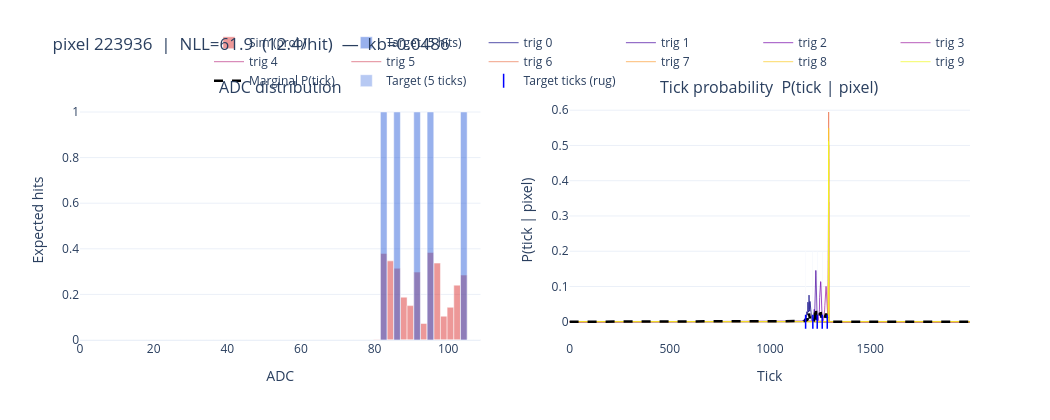
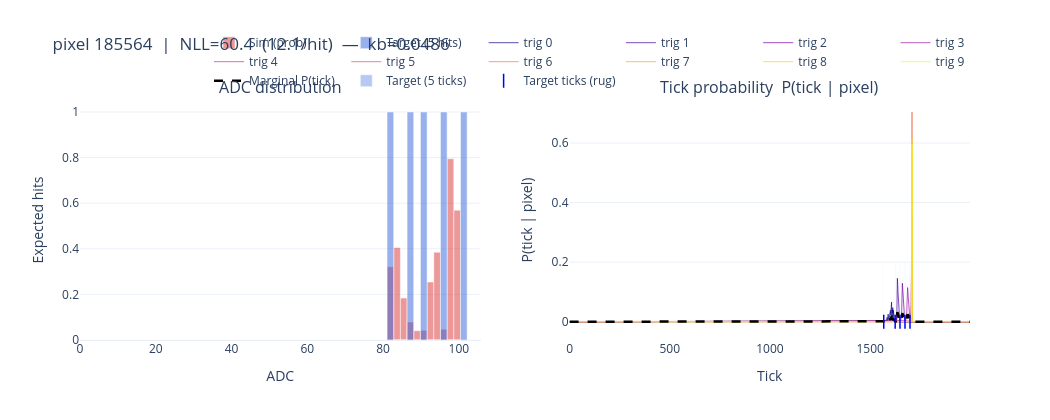
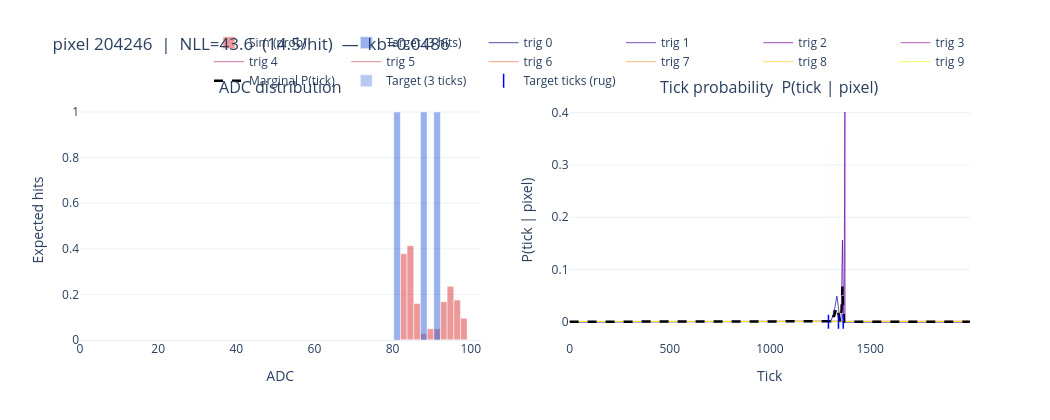
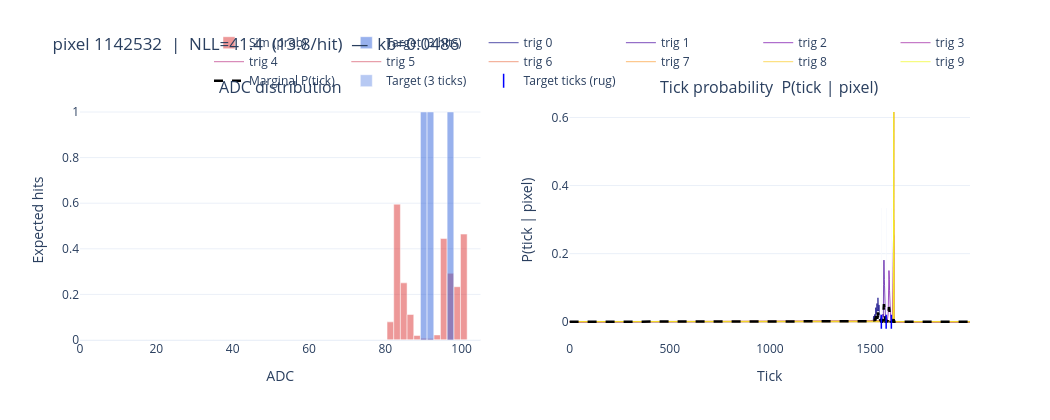

The code cell stored with these charts, in order, in its notebook:
### Code cell
# --- Per-pixel NLL discrepancy at the nominal (target) parameter value ---
# Metric: per-pixel sum of (tick NLL + charge NLL) contributions
# Only matched pixels contribute; unmatched target pixels get the floor penalty.

import plotly.graph_objects as go
from plotly.subplots import make_subplots
import plotly.colors as pc
from optimize.strategies import compute_occurrence_indices

loss_strategy = loss_strategy_new

DISCREPANCY_VAL = nominal_vals[PARAM_TO_SCAN]   # nominal = "target" value
MAX_SHOW_DISC   = 6                              # how many worst pixels to plot

disc_params = nom_params.replace(**{PARAM_TO_SCAN: DISCREPANCY_VAL})
disc_pred   = sim_probabilistic.predict(disc_params, tracks_jax, track_fields, rngkey=42)

prob_3d_d   = jnp.exp(disc_pred['hit_prob'])    # (Npix, Nhits, Nticks)
logp_3d_d   = disc_pred['hit_prob']             # (Npix, Nhits, Nticks) — log P(tick|pixel)
adcs_3d_d   = disc_pred['adcs_distrib']          # (Npix, Nhits, Nticks)
pred_pix_d  = np.array(disc_pred['unique_pixels'])

d_pixels    = np.array(target_data['pixel_id'])
d_ticks     = np.array(target_data['ticks']).astype(int)
d_adcs      = np.array(target_data['adcs'])

log_eps_d   = float(jnp.log(loss_strategy.eps))
sig_ke_d    = loss_strategy.sigma_charge / 1000.0

# Match target hits → predicted pixel index
pidx_d = np.array(jnp.searchsorted(jnp.array(pred_pix_d), jnp.array(d_pixels)))
pidx_d = np.clip(pidx_d, 0, len(pred_pix_d) - 1)
match_d = (pred_pix_d[pidx_d] == d_pixels) & (d_pixels >= 0)
trig_d  = np.array(compute_occurrence_indices(jnp.array(d_pixels)))

# Per-hit tick NLL (floored)
raw_tick_logp = np.array(logp_3d_d)[pidx_d, trig_d, d_ticks]
tick_logp_d   = np.maximum(raw_tick_logp, log_eps_d)
tick_nll_d    = -tick_logp_d

# Per-hit charge NLL
t_chg_d = np.array(adc2charge(jnp.array(d_adcs), disc_params))
p_chg_d = np.array(adc2charge(adcs_3d_d[pidx_d, trig_d, d_ticks], disc_params))
chg_nll_d = 0.5 * ((t_chg_d - p_chg_d) / sig_ke_d) ** 2

# Combined NLL per hit
total_nll_per_hit = np.where(match_d, tick_nll_d + chg_nll_d, -log_eps_d)

# Aggregate per unique target pixel
unique_tgt_pixels = np.unique(d_pixels[d_pixels >= 0])
pix_nll   = {}
pix_nhits = {}
for px in unique_tgt_pixels:
    mask_px = d_pixels == px
    pix_nll[px]   = float(np.sum(total_nll_per_hit[mask_px]))
    pix_nhits[px] = int(np.sum(mask_px))

sorted_pix   = sorted(pix_nll, key=pix_nll.get, reverse=True)
worst_pixels = sorted_pix[:MAX_SHOW_DISC]

print(f"Per-pixel NLL discrepancy at nominal {PARAM_TO_SCAN}={DISCREPANCY_VAL:.4f}")
print(f"{'pixel_id':>12}  {'nll_sum':>10}  {'n_hits':>8}  {'nll/hit':>10}")
for px in worst_pixels:
    nh = pix_nhits[px]
    print(f"{px:>12}  {pix_nll[px]:>10.2f}  {nh:>8}  {pix_nll[px]/max(nh,1):>10.2f}")

# ── Plotly interactive figures ────────────────────────────────────────────────────
Npix_d, Nhits_d, Nticks_d = prob_3d_d.shape
tick_axis = np.arange(Nticks_d)

# Colour scale for per-trigger curves
trig_colors = pc.sample_colorscale('plasma', [i / max(Nhits_d - 1, 1) for i in range(Nhits_d)])

for pixel_id in worst_pixels:
    pix_pred_idx = np.searchsorted(pred_pix_d, pixel_id)
    has_pred = (pix_pred_idx < len(pred_pix_d)) and (pred_pix_d[pix_pred_idx] == pixel_id)

    tgt_mask     = d_pixels == pixel_id
    tgt_adcs_px  = d_adcs[tgt_mask]
    tgt_ticks_px = d_ticks[tgt_mask]

    nll_ph  = pix_nll[pixel_id] / max(pix_nhits[pixel_id], 1)
    fig_title = (f"pixel {pixel_id}  |  NLL={pix_nll[pixel_id]:.1f}  ({nll_ph:.1f}/hit)"
                 f"  —  {PARAM_TO_SCAN}={DISCREPANCY_VAL:.4f}")

    fig = make_subplots(
        rows=1, cols=2,
        subplot_titles=("ADC distribution", "Tick probability  P(tick | pixel)"),
        horizontal_spacing=0.1
    )

    # ── Left: ADC ─────────────────────────────────────────────────────────────
    if has_pred:
        p_pix  = np.array(prob_3d_d[pix_pred_idx])
        lp_pix = np.array(logp_3d_d[pix_pred_idx])
        a_pix  = np.array(adcs_3d_d[pix_pred_idx])
        p_flat = p_pix.flatten()
        a_flat = a_pix.flatten()
        adc_max = max(a_flat.max(), tgt_adcs_px.max() if len(tgt_adcs_px) > 0 else 1)
        adc_bins = np.linspace(0, adc_max * 1.05, 61)
        sim_counts, _ = np.histogram(a_flat, bins=adc_bins, weights=p_flat)
        fig.add_trace(go.Bar(
            x=0.5 * (adc_bins[:-1] + adc_bins[1:]), y=sim_counts,
            name='Sim (prob)', marker_color='rgba(220,50,50,0.5)',
            width=adc_bins[1] - adc_bins[0], showlegend=True
        ), row=1, col=1)
    else:
        adc_bins = np.linspace(0, tgt_adcs_px.max() * 1.05 if len(tgt_adcs_px) > 0 else 120, 61)
        fig.add_annotation(text="Pixel not in predicted set", xref="x domain", yref="y domain",
                           x=0.5, y=0.6, showarrow=False, row=1, col=1)

    if len(tgt_adcs_px) > 0:
        tgt_counts, _ = np.histogram(tgt_adcs_px, bins=adc_bins)
        fig.add_trace(go.Bar(
            x=0.5 * (adc_bins[:-1] + adc_bins[1:]), y=tgt_counts,
            name=f'Target ({len(tgt_adcs_px)} hits)', marker_color='rgba(50,100,220,0.5)',
            width=adc_bins[1] - adc_bins[0], showlegend=True
        ), row=1, col=1)

    # ── Right: Tick probability ────────────────────────────────────────────────
    if has_pred:
        tick_probs_raw = np.exp(lp_pix)                          # (Nhits, Nticks)
        norm_factor    = tick_probs_raw.sum(axis=1, keepdims=True)
        norm_factor    = np.where(norm_factor > 0, norm_factor, 1.0)
        tick_probs_norm = tick_probs_raw / norm_factor

        for nhit_i in range(Nhits_d):
            if tick_probs_norm[nhit_i].max() < 1e-4:
                continue
            fig.add_trace(go.Scatter(
                x=tick_axis, y=tick_probs_norm[nhit_i],
                mode='lines', name=f'trig {nhit_i}',
                line=dict(color=trig_colors[nhit_i], width=1),
                opacity=0.7, showlegend=True
            ), row=1, col=2)

        # Marginal
        weights = p_pix.sum(axis=1)
        if weights.sum() > 0:
            marginal = (tick_probs_norm * weights[:, None]).sum(axis=0) / weights.sum()
            fig.add_trace(go.Scatter(
                x=tick_axis, y=marginal,
                mode='lines', name='Marginal P(tick)',
                line=dict(color='black', width=2.5, dash='dash'),
                showlegend=True
            ), row=1, col=2)

    if len(tgt_ticks_px) > 0:
        tick_bins = np.arange(Nticks_d + 1) - 0.5
        tgt_tcounts, _ = np.histogram(tgt_ticks_px, bins=tick_bins, density=True)
        fig.add_trace(go.Bar(
            x=tick_axis, y=tgt_tcounts,
            name=f'Target ({len(tgt_ticks_px)} ticks)',
            marker_color='rgba(50,100,220,0.35)',
            width=1.0, showlegend=True
        ), row=1, col=2)
        # Rug
        fig.add_trace(go.Scatter(
            x=tgt_ticks_px, y=np.zeros(len(tgt_ticks_px)),
            mode='markers', name='Target ticks (rug)',
            marker=dict(symbol='line-ns', size=10, color='blue',
                        line=dict(width=1.5, color='blue')),
            showlegend=True
        ), row=1, col=2)

    fig.update_layout(
        title=fig_title, barmode='overlay',
        height=420, width=1050,
        legend=dict(orientation='h', yanchor='bottom', y=1.02, xanchor='right', x=1),
        template='plotly_white'
    )
    fig.update_xaxes(title_text='ADC', row=1, col=1)
    fig.update_xaxes(title_text='Tick', row=1, col=2)
    fig.update_yaxes(title_text='Expected hits', row=1, col=1)
    fig.update_yaxes(title_text='P(tick | pixel)', row=1, col=2)
    fig.show()

### Figure 1 — Plotly figure (JSON) as saved in the notebook; plotly's stock layout.template omitted (floating-point values rounded to 4 significant figures; data arrays with more than 128 entries replaced by an {"elided": "..."} marker saying what was removed)
{"data": [{"marker": {"color": "rgba(220,50,50,0.5)"}, "name": "Sim (prob)", "showlegend": true, "type": "bar", "width": 1.813, "x": [0.9065, 2.719, 4.532, 6.345, 8.158, 9.971, 11.78, 13.6, 15.41, 17.22, 19.04, 20.85, 22.66, 24.48, 26.29, 28.1, 29.91, 31.73, 33.54, 35.35, 37.17, 38.98, 40.79, 42.6, 44.42, 46.23, 48.04, 49.86, 51.67, 53.48, 55.3, 57.11, 58.92, 60.73, 62.55, 64.36, 66.17, 67.99, 69.8, 71.61, 73.43, 75.24, 77.05, 78.86, 80.68, 82.49, 84.3, 86.12, 87.93, 89.74, 91.55, 93.37, 95.18, 96.99, 98.81, 100.6, 102.4, 104.2, 106.1, 107.9], "xaxis": "x", "y": [0.0, 0.0, 0.0, 0.0, 0.0, 0.0, 0.0, 0.0, 0.0, 0.0, 0.0, 0.0, 0.0, 0.0, 0.0, 0.0, 0.0, 0.0, 0.0, 0.0, 0.0, 0.0, 0.0, 0.0, 0.0, 0.0, 0.0, 0.0, 0.0, 0.0, 0.0, 0.0, 0.0, 0.0, 0.0, 0.0, 0.0, 0.0, 0.0, 0.0, 0.0, 0.0, 0.0, 2.531e-07, 0.001706, 0.3795, 0.347, 0.3146, 0.1879, 0.1508, 0.2978, 0.0726, 0.3839, 0.3373, 0.1044, 0.1433, 0.2406, 0.2846, 0.0, 0.0], "yaxis": "y"}, {"marker": {"color": "rgba(50,100,220,0.5)"}, "name": "Target (5 hits)", "showlegend": true, "type": "bar", "width": 1.813, "x": [0.9065, 2.719, 4.532, 6.345, 8.158, 9.971, 11.78, 13.6, 15.41, 17.22, 19.04, 20.85, 22.66, 24.48, 26.29, 28.1, 29.91, 31.73, 33.54, 35.35, 37.17, 38.98, 40.79, 42.6, 44.42, 46.23, 48.04, 49.86, 51.67, 53.48, 55.3, 57.11, 58.92, 60.73, 62.55, 64.36, 66.17, 67.99, 69.8, 71.61, 73.43, 75.24, 77.05, 78.86, 80.68, 82.49, 84.3, 86.12, 87.93, 89.74, 91.55, 93.37, 95.18, 96.99, 98.81, 100.6, 102.4, 104.2, 106.1, 107.9], "xaxis": "x", "y": [0, 0, 0, 0, 0, 0, 0, 0, 0, 0, 0, 0, 0, 0, 0, 0, 0, 0, 0, 0, 0, 0, 0, 0, 0, 0, 0, 0, 0, 0, 0, 0, 0, 0, 0, 0, 0, 0, 0, 0, 0, 0, 0, 0, 0, 1, 0, 1, 0, 0, 1, 0, 1, 0, 0, 0, 0, 1, 0, 0], "yaxis": "y"}, {"line": {"color": "rgb(13, 8, 135)", "width": 1}, "mode": "lines", "name": "trig 0", "opacity": 0.7, "showlegend": true, "type": "scatter", "x": {"elided": "1999 int values"}, "xaxis": "x2", "y": {"elided": "1999 float values"}, "yaxis": "y2"}, {"line": {"color": "rgb(70, 3, 159)", "width": 1}, "mode": "lines", "name": "trig 1", "opacity": 0.7, "showlegend": true, "type": "scatter", "x": {"elided": "1999 int values"}, "xaxis": "x2", "y": {"elided": "1999 float values"}, "yaxis": "y2"}, {"line": {"color": "rgb(114, 1, 168)", "width": 1}, "mode": "lines", "name": "trig 2", "opacity": 0.7, "showlegend": true, "type": "scatter", "x": {"elided": "1999 int values"}, "xaxis": "x2", "y": {"elided": "1999 float values"}, "yaxis": "y2"}, {"line": {"color": "rgb(156, 23, 158)", "width": 1}, "mode": "lines", "name": "trig 3", "opacity": 0.7, "showlegend": true, "type": "scatter", "x": {"elided": "1999 int values"}, "xaxis": "x2", "y": {"elided": "1999 float values"}, "yaxis": "y2"}, {"line": {"color": "rgb(189, 55, 134)", "width": 1}, "mode": "lines", "name": "trig 4", "opacity": 0.7, "showlegend": true, "type": "scatter", "x": {"elided": "1999 int values"}, "xaxis": "x2", "y": {"elided": "1999 float values"}, "yaxis": "y2"}, {"line": {"color": "rgb(216, 87, 107)", "width": 1}, "mode": "lines", "name": "trig 5", "opacity": 0.7, "showlegend": true, "type": "scatter", "x": {"elided": "1999 int values"}, "xaxis": "x2", "y": {"elided": "1999 float values"}, "yaxis": "y2"}, {"line": {"color": "rgb(237, 121, 83)", "width": 1}, "mode": "lines", "name": "trig 6", "opacity": 0.7, "showlegend": true, "type": "scatter", "x": {"elided": "1999 int values"}, "xaxis": "x2", "y": {"elided": "1999 float values"}, "yaxis": "y2"}, {"line": {"color": "rgb(251, 159, 58)", "width": 1}, "mode": "lines", "name": "trig 7", "opacity": 0.7, "showlegend": true, "type": "scatter", "x": {"elided": "1999 int values"}, "xaxis": "x2", "y": {"elided": "1999 float values"}, "yaxis": "y2"}, {"line": {"color": "rgb(253, 202, 38)", "width": 1}, "mode": "lines", "name": "trig 8", "opacity": 0.7, "showlegend": true, "type": "scatter", "x": {"elided": "1999 int values"}, "xaxis": "x2", "y": {"elided": "1999 float values"}, "yaxis": "y2"}, {"line": {"color": "rgb(240, 249, 33)", "width": 1}, "mode": "lines", "name": "trig 9", "opacity": 0.7, "showlegend": true, "type": "scatter", "x": {"elided": "1999 int values"}, "xaxis": "x2", "y": {"elided": "1999 float values"}, "yaxis": "y2"}, {"line": {"color": "black", "dash": "dash", "width": 2.5}, "mode": "lines", "name": "Marginal P(tick)", "showlegend": true, "type": "scatter", "x": {"elided": "1999 int values"}, "xaxis": "x2", "y": {"elided": "1999 float values"}, "yaxis": "y2"}, {"marker": {"color": "rgba(50,100,220,0.35)"}, "name": "Target (5 ticks)", "showlegend": true, "type": "bar", "width": 1, "x": {"elided": "1999 int values"}, "xaxis": "x2", "y": {"elided": "1999 float values"}, "yaxis": "y2"}, {"marker": {"color": "blue", "line": {"color": "blue", "width": 1.5}, "size": 10, "symbol": "line-ns"}, "mode": "markers", "name": "Target ticks (rug)", "showlegend": true, "type": "scatter", "x": [1178, 1214, 1236, 1261, 1286], "xaxis": "x2", "y": [0.0, 0.0, 0.0, 0.0, 0.0], "yaxis": "y2"}], "layout": {"annotations": [{"font": {"size": 16}, "showarrow": false, "text": "ADC distribution", "x": 0.225, "xanchor": "center", "xref": "paper", "y": 1, "yanchor": "bottom", "yref": "paper"}, {"font": {"size": 16}, "showarrow": false, "text": "Tick probability  P(tick | pixel)", "x": 0.775, "xanchor": "center", "xref": "paper", "y": 1, "yanchor": "bottom", "yref": "paper"}], "barmode": "overlay", "height": 420, "legend": {"orientation": "h", "x": 1, "xanchor": "right", "y": 1.02, "yanchor": "bottom"}, "title": {"text": "pixel 223936  |  NLL=61.9  (12.4/hit)  —  kb=0.0486"}, "width": 1050, "xaxis": {"anchor": "y", "domain": [0, 0.45], "title": {"text": "ADC"}}, "xaxis2": {"anchor": "y2", "domain": [0.55, 1], "title": {"text": "Tick"}}, "yaxis": {"anchor": "x", "domain": [0, 1], "title": {"text": "Expected hits"}}, "yaxis2": {"anchor": "x2", "domain": [0, 1], "title": {"text": "P(tick | pixel)"}}}}

### Figure 2 — Plotly figure (JSON) as saved in the notebook; plotly's stock layout.template omitted (floating-point values rounded to 4 significant figures; data arrays with more than 128 entries replaced by an {"elided": "..."} marker saying what was removed)
{"data": [{"marker": {"color": "rgba(220,50,50,0.5)"}, "name": "Sim (prob)", "showlegend": true, "type": "bar", "width": 1.762, "x": [0.881, 2.643, 4.405, 6.167, 7.929, 9.691, 11.45, 13.21, 14.98, 16.74, 18.5, 20.26, 22.02, 23.79, 25.55, 27.31, 29.07, 30.83, 32.6, 34.36, 36.12, 37.88, 39.64, 41.41, 43.17, 44.93, 46.69, 48.45, 50.22, 51.98, 53.74, 55.5, 57.26, 59.03, 60.79, 62.55, 64.31, 66.07, 67.84, 69.6, 71.36, 73.12, 74.88, 76.65, 78.41, 80.17, 81.93, 83.69, 85.46, 87.22, 88.98, 90.74, 92.5, 94.26, 96.03, 97.79, 99.55, 101.3, 103.1, 104.8], "xaxis": "x", "y": [0.0, 0.0, 0.0, 0.0, 0.0, 0.0, 0.0, 0.0, 0.0, 0.0, 0.0, 0.0, 0.0, 0.0, 0.0, 0.0, 0.0, 0.0, 0.0, 0.0, 0.0, 0.0, 0.0, 0.0, 0.0, 0.0, 0.0, 0.0, 0.0, 0.0, 0.0, 0.0, 0.0, 0.0, 0.0, 0.0, 0.0, 0.0, 0.0, 0.0, 0.0, 0.0, 0.0, 0.0, 0.0, 0.0003312, 0.3215, 0.4058, 0.1839, 0.07842, 0.04095, 0.04237, 0.2542, 0.3851, 0.04708, 0.7952, 0.5695, 0.0, 0.0, 0.0], "yaxis": "y"}, {"marker": {"color": "rgba(50,100,220,0.5)"}, "name": "Target (5 hits)", "showlegend": true, "type": "bar", "width": 1.762, "x": [0.881, 2.643, 4.405, 6.167, 7.929, 9.691, 11.45, 13.21, 14.98, 16.74, 18.5, 20.26, 22.02, 23.79, 25.55, 27.31, 29.07, 30.83, 32.6, 34.36, 36.12, 37.88, 39.64, 41.41, 43.17, 44.93, 46.69, 48.45, 50.22, 51.98, 53.74, 55.5, 57.26, 59.03, 60.79, 62.55, 64.31, 66.07, 67.84, 69.6, 71.36, 73.12, 74.88, 76.65, 78.41, 80.17, 81.93, 83.69, 85.46, 87.22, 88.98, 90.74, 92.5, 94.26, 96.03, 97.79, 99.55, 101.3, 103.1, 104.8], "xaxis": "x", "y": [0, 0, 0, 0, 0, 0, 0, 0, 0, 0, 0, 0, 0, 0, 0, 0, 0, 0, 0, 0, 0, 0, 0, 0, 0, 0, 0, 0, 0, 0, 0, 0, 0, 0, 0, 0, 0, 0, 0, 0, 0, 0, 0, 0, 0, 0, 1, 0, 0, 1, 0, 1, 0, 0, 1, 0, 0, 1, 0, 0], "yaxis": "y"}, {"line": {"color": "rgb(13, 8, 135)", "width": 1}, "mode": "lines", "name": "trig 0", "opacity": 0.7, "showlegend": true, "type": "scatter", "x": {"elided": "1999 int values"}, "xaxis": "x2", "y": {"elided": "1999 float values"}, "yaxis": "y2"}, {"line": {"color": "rgb(70, 3, 159)", "width": 1}, "mode": "lines", "name": "trig 1", "opacity": 0.7, "showlegend": true, "type": "scatter", "x": {"elided": "1999 int values"}, "xaxis": "x2", "y": {"elided": "1999 float values"}, "yaxis": "y2"}, {"line": {"color": "rgb(114, 1, 168)", "width": 1}, "mode": "lines", "name": "trig 2", "opacity": 0.7, "showlegend": true, "type": "scatter", "x": {"elided": "1999 int values"}, "xaxis": "x2", "y": {"elided": "1999 float values"}, "yaxis": "y2"}, {"line": {"color": "rgb(156, 23, 158)", "width": 1}, "mode": "lines", "name": "trig 3", "opacity": 0.7, "showlegend": true, "type": "scatter", "x": {"elided": "1999 int values"}, "xaxis": "x2", "y": {"elided": "1999 float values"}, "yaxis": "y2"}, {"line": {"color": "rgb(189, 55, 134)", "width": 1}, "mode": "lines", "name": "trig 4", "opacity": 0.7, "showlegend": true, "type": "scatter", "x": {"elided": "1999 int values"}, "xaxis": "x2", "y": {"elided": "1999 float values"}, "yaxis": "y2"}, {"line": {"color": "rgb(216, 87, 107)", "width": 1}, "mode": "lines", "name": "trig 5", "opacity": 0.7, "showlegend": true, "type": "scatter", "x": {"elided": "1999 int values"}, "xaxis": "x2", "y": {"elided": "1999 float values"}, "yaxis": "y2"}, {"line": {"color": "rgb(237, 121, 83)", "width": 1}, "mode": "lines", "name": "trig 6", "opacity": 0.7, "showlegend": true, "type": "scatter", "x": {"elided": "1999 int values"}, "xaxis": "x2", "y": {"elided": "1999 float values"}, "yaxis": "y2"}, {"line": {"color": "rgb(251, 159, 58)", "width": 1}, "mode": "lines", "name": "trig 7", "opacity": 0.7, "showlegend": true, "type": "scatter", "x": {"elided": "1999 int values"}, "xaxis": "x2", "y": {"elided": "1999 float values"}, "yaxis": "y2"}, {"line": {"color": "rgb(253, 202, 38)", "width": 1}, "mode": "lines", "name": "trig 8", "opacity": 0.7, "showlegend": true, "type": "scatter", "x": {"elided": "1999 int values"}, "xaxis": "x2", "y": {"elided": "1999 float values"}, "yaxis": "y2"}, {"line": {"color": "rgb(240, 249, 33)", "width": 1}, "mode": "lines", "name": "trig 9", "opacity": 0.7, "showlegend": true, "type": "scatter", "x": {"elided": "1999 int values"}, "xaxis": "x2", "y": {"elided": "1999 float values"}, "yaxis": "y2"}, {"line": {"color": "black", "dash": "dash", "width": 2.5}, "mode": "lines", "name": "Marginal P(tick)", "showlegend": true, "type": "scatter", "x": {"elided": "1999 int values"}, "xaxis": "x2", "y": {"elided": "1999 float values"}, "yaxis": "y2"}, {"marker": {"color": "rgba(50,100,220,0.35)"}, "name": "Target (5 ticks)", "showlegend": true, "type": "bar", "width": 1, "x": {"elided": "1999 int values"}, "xaxis": "x2", "y": {"elided": "1999 float values"}, "yaxis": "y2"}, {"marker": {"color": "blue", "line": {"color": "blue", "width": 1.5}, "size": 10, "symbol": "line-ns"}, "mode": "markers", "name": "Target ticks (rug)", "showlegend": true, "type": "scatter", "x": [1568, 1625, 1649, 1674, 1699], "xaxis": "x2", "y": [0.0, 0.0, 0.0, 0.0, 0.0], "yaxis": "y2"}], "layout": {"annotations": [{"font": {"size": 16}, "showarrow": false, "text": "ADC distribution", "x": 0.225, "xanchor": "center", "xref": "paper", "y": 1, "yanchor": "bottom", "yref": "paper"}, {"font": {"size": 16}, "showarrow": false, "text": "Tick probability  P(tick | pixel)", "x": 0.775, "xanchor": "center", "xref": "paper", "y": 1, "yanchor": "bottom", "yref": "paper"}], "barmode": "overlay", "height": 420, "legend": {"orientation": "h", "x": 1, "xanchor": "right", "y": 1.02, "yanchor": "bottom"}, "title": {"text": "pixel 185564  |  NLL=60.4  (12.1/hit)  —  kb=0.0486"}, "width": 1050, "xaxis": {"anchor": "y", "domain": [0, 0.45], "title": {"text": "ADC"}}, "xaxis2": {"anchor": "y2", "domain": [0.55, 1], "title": {"text": "Tick"}}, "yaxis": {"anchor": "x", "domain": [0, 1], "title": {"text": "Expected hits"}}, "yaxis2": {"anchor": "x2", "domain": [0, 1], "title": {"text": "P(tick | pixel)"}}}}

### Figure 3 — Plotly figure (JSON) as saved in the notebook; plotly's stock layout.template omitted (floating-point values rounded to 4 significant figures; data arrays with more than 128 entries replaced by an {"elided": "..."} marker saying what was removed)
{"data": [{"marker": {"color": "rgba(220,50,50,0.5)"}, "name": "Sim (prob)", "showlegend": true, "type": "bar", "width": 1.708, "x": [0.8541, 2.562, 4.27, 5.978, 7.687, 9.395, 11.1, 12.81, 14.52, 16.23, 17.94, 19.64, 21.35, 23.06, 24.77, 26.48, 28.18, 29.89, 31.6, 33.31, 35.02, 36.72, 38.43, 40.14, 41.85, 43.56, 45.27, 46.97, 48.68, 50.39, 52.1, 53.81, 55.51, 57.22, 58.93, 60.64, 62.35, 64.05, 65.76, 67.47, 69.18, 70.89, 72.6, 74.3, 76.01, 77.72, 79.43, 81.14, 82.84, 84.55, 86.26, 87.97, 89.68, 91.38, 93.09, 94.8, 96.51, 98.22, 99.93, 101.6], "xaxis": "x", "y": [0.0, 0.0, 0.0, 0.0, 0.0, 0.0, 0.0, 0.0, 0.0, 0.0, 0.0, 0.0, 0.0, 0.0, 0.0, 0.0, 0.0, 0.0, 0.0, 0.0, 0.0, 0.0, 0.0, 0.0, 0.0, 0.0, 0.0, 0.0, 0.0, 0.0, 0.0, 0.0, 0.0, 0.0, 0.0, 0.0, 0.0, 0.0, 0.0, 0.0, 0.0, 0.0, 0.0, 0.0, 0.0, 0.0, 8.845e-08, 0.002967, 0.3781, 0.4135, 0.1606, 0.02805, 0.04984, 0.04889, 0.1682, 0.2355, 0.1751, 0.09561, 0.0, 0.0], "yaxis": "y"}, {"marker": {"color": "rgba(50,100,220,0.5)"}, "name": "Target (3 hits)", "showlegend": true, "type": "bar", "width": 1.708, "x": [0.8541, 2.562, 4.27, 5.978, 7.687, 9.395, 11.1, 12.81, 14.52, 16.23, 17.94, 19.64, 21.35, 23.06, 24.77, 26.48, 28.18, 29.89, 31.6, 33.31, 35.02, 36.72, 38.43, 40.14, 41.85, 43.56, 45.27, 46.97, 48.68, 50.39, 52.1, 53.81, 55.51, 57.22, 58.93, 60.64, 62.35, 64.05, 65.76, 67.47, 69.18, 70.89, 72.6, 74.3, 76.01, 77.72, 79.43, 81.14, 82.84, 84.55, 86.26, 87.97, 89.68, 91.38, 93.09, 94.8, 96.51, 98.22, 99.93, 101.6], "xaxis": "x", "y": [0, 0, 0, 0, 0, 0, 0, 0, 0, 0, 0, 0, 0, 0, 0, 0, 0, 0, 0, 0, 0, 0, 0, 0, 0, 0, 0, 0, 0, 0, 0, 0, 0, 0, 0, 0, 0, 0, 0, 0, 0, 0, 0, 0, 0, 0, 0, 1, 0, 0, 0, 1, 0, 1, 0, 0, 0, 0, 0, 0], "yaxis": "y"}, {"line": {"color": "rgb(13, 8, 135)", "width": 1}, "mode": "lines", "name": "trig 0", "opacity": 0.7, "showlegend": true, "type": "scatter", "x": {"elided": "1999 int values"}, "xaxis": "x2", "y": {"elided": "1999 float values"}, "yaxis": "y2"}, {"line": {"color": "rgb(70, 3, 159)", "width": 1}, "mode": "lines", "name": "trig 1", "opacity": 0.7, "showlegend": true, "type": "scatter", "x": {"elided": "1999 int values"}, "xaxis": "x2", "y": {"elided": "1999 float values"}, "yaxis": "y2"}, {"line": {"color": "rgb(114, 1, 168)", "width": 1}, "mode": "lines", "name": "trig 2", "opacity": 0.7, "showlegend": true, "type": "scatter", "x": {"elided": "1999 int values"}, "xaxis": "x2", "y": {"elided": "1999 float values"}, "yaxis": "y2"}, {"line": {"color": "rgb(156, 23, 158)", "width": 1}, "mode": "lines", "name": "trig 3", "opacity": 0.7, "showlegend": true, "type": "scatter", "x": {"elided": "1999 int values"}, "xaxis": "x2", "y": {"elided": "1999 float values"}, "yaxis": "y2"}, {"line": {"color": "rgb(189, 55, 134)", "width": 1}, "mode": "lines", "name": "trig 4", "opacity": 0.7, "showlegend": true, "type": "scatter", "x": {"elided": "1999 int values"}, "xaxis": "x2", "y": {"elided": "1999 float values"}, "yaxis": "y2"}, {"line": {"color": "rgb(216, 87, 107)", "width": 1}, "mode": "lines", "name": "trig 5", "opacity": 0.7, "showlegend": true, "type": "scatter", "x": {"elided": "1999 int values"}, "xaxis": "x2", "y": {"elided": "1999 float values"}, "yaxis": "y2"}, {"line": {"color": "rgb(237, 121, 83)", "width": 1}, "mode": "lines", "name": "trig 6", "opacity": 0.7, "showlegend": true, "type": "scatter", "x": {"elided": "1999 int values"}, "xaxis": "x2", "y": {"elided": "1999 float values"}, "yaxis": "y2"}, {"line": {"color": "rgb(251, 159, 58)", "width": 1}, "mode": "lines", "name": "trig 7", "opacity": 0.7, "showlegend": true, "type": "scatter", "x": {"elided": "1999 int values"}, "xaxis": "x2", "y": {"elided": "1999 float values"}, "yaxis": "y2"}, {"line": {"color": "rgb(253, 202, 38)", "width": 1}, "mode": "lines", "name": "trig 8", "opacity": 0.7, "showlegend": true, "type": "scatter", "x": {"elided": "1999 int values"}, "xaxis": "x2", "y": {"elided": "1999 float values"}, "yaxis": "y2"}, {"line": {"color": "rgb(240, 249, 33)", "width": 1}, "mode": "lines", "name": "trig 9", "opacity": 0.7, "showlegend": true, "type": "scatter", "x": {"elided": "1999 int values"}, "xaxis": "x2", "y": {"elided": "1999 float values"}, "yaxis": "y2"}, {"line": {"color": "black", "dash": "dash", "width": 2.5}, "mode": "lines", "name": "Marginal P(tick)", "showlegend": true, "type": "scatter", "x": {"elided": "1999 int values"}, "xaxis": "x2", "y": {"elided": "1999 float values"}, "yaxis": "y2"}, {"marker": {"color": "rgba(50,100,220,0.35)"}, "name": "Target (3 ticks)", "showlegend": true, "type": "bar", "width": 1, "x": {"elided": "1999 int values"}, "xaxis": "x2", "y": {"elided": "1999 float values"}, "yaxis": "y2"}, {"marker": {"color": "blue", "line": {"color": "blue", "width": 1.5}, "size": 10, "symbol": "line-ns"}, "mode": "markers", "name": "Target ticks (rug)", "showlegend": true, "type": "scatter", "x": [1292, 1342, 1366], "xaxis": "x2", "y": [0.0, 0.0, 0.0], "yaxis": "y2"}], "layout": {"annotations": [{"font": {"size": 16}, "showarrow": false, "text": "ADC distribution", "x": 0.225, "xanchor": "center", "xref": "paper", "y": 1, "yanchor": "bottom", "yref": "paper"}, {"font": {"size": 16}, "showarrow": false, "text": "Tick probability  P(tick | pixel)", "x": 0.775, "xanchor": "center", "xref": "paper", "y": 1, "yanchor": "bottom", "yref": "paper"}], "barmode": "overlay", "height": 420, "legend": {"orientation": "h", "x": 1, "xanchor": "right", "y": 1.02, "yanchor": "bottom"}, "title": {"text": "pixel 204246  |  NLL=43.6  (14.5/hit)  —  kb=0.0486"}, "width": 1050, "xaxis": {"anchor": "y", "domain": [0, 0.45], "title": {"text": "ADC"}}, "xaxis2": {"anchor": "y2", "domain": [0.55, 1], "title": {"text": "Tick"}}, "yaxis": {"anchor": "x", "domain": [0, 1], "title": {"text": "Expected hits"}}, "yaxis2": {"anchor": "x2", "domain": [0, 1], "title": {"text": "P(tick | pixel)"}}}}

### Figure 4 — Plotly figure (JSON) as saved in the notebook; plotly's stock layout.template omitted (floating-point values rounded to 4 significant figures; data arrays with more than 128 entries replaced by an {"elided": "..."} marker saying what was removed)
{"data": [{"marker": {"color": "rgba(220,50,50,0.5)"}, "name": "Sim (prob)", "showlegend": true, "type": "bar", "width": 1.749, "x": [0.8745, 2.623, 4.372, 6.121, 7.87, 9.619, 11.37, 13.12, 14.87, 16.62, 18.36, 20.11, 21.86, 23.61, 25.36, 27.11, 28.86, 30.61, 32.36, 34.1, 35.85, 37.6, 39.35, 41.1, 42.85, 44.6, 46.35, 48.1, 49.85, 51.59, 53.34, 55.09, 56.84, 58.59, 60.34, 62.09, 63.84, 65.59, 67.33, 69.08, 70.83, 72.58, 74.33, 76.08, 77.83, 79.58, 81.33, 83.08, 84.82, 86.57, 88.32, 90.07, 91.82, 93.57, 95.32, 97.07, 98.82, 100.6, 102.3, 104.1], "xaxis": "x", "y": [0.0, 0.0, 0.0, 0.0, 0.0, 0.0, 0.0, 0.0, 0.0, 0.0, 0.0, 0.0, 0.0, 0.0, 0.0, 0.0, 0.0, 0.0, 0.0, 0.0, 0.0, 0.0, 0.0, 0.0, 0.0, 0.0, 0.0, 0.0, 0.0, 0.0, 0.0, 0.0, 0.0, 0.0, 0.0, 0.0, 0.0, 0.0, 0.0, 0.0, 0.0, 0.0, 0.0, 0.0, 0.0, 1.145e-06, 0.07953, 0.5956, 0.2507, 0.112, 0.01963, 0.007565, 0.006118, 0.02217, 0.4449, 0.2924, 0.2337, 0.4645, 0.0, 0.0], "yaxis": "y"}, {"marker": {"color": "rgba(50,100,220,0.5)"}, "name": "Target (3 hits)", "showlegend": true, "type": "bar", "width": 1.749, "x": [0.8745, 2.623, 4.372, 6.121, 7.87, 9.619, 11.37, 13.12, 14.87, 16.62, 18.36, 20.11, 21.86, 23.61, 25.36, 27.11, 28.86, 30.61, 32.36, 34.1, 35.85, 37.6, 39.35, 41.1, 42.85, 44.6, 46.35, 48.1, 49.85, 51.59, 53.34, 55.09, 56.84, 58.59, 60.34, 62.09, 63.84, 65.59, 67.33, 69.08, 70.83, 72.58, 74.33, 76.08, 77.83, 79.58, 81.33, 83.08, 84.82, 86.57, 88.32, 90.07, 91.82, 93.57, 95.32, 97.07, 98.82, 100.6, 102.3, 104.1], "xaxis": "x", "y": [0, 0, 0, 0, 0, 0, 0, 0, 0, 0, 0, 0, 0, 0, 0, 0, 0, 0, 0, 0, 0, 0, 0, 0, 0, 0, 0, 0, 0, 0, 0, 0, 0, 0, 0, 0, 0, 0, 0, 0, 0, 0, 0, 0, 0, 0, 0, 0, 0, 0, 0, 1, 1, 0, 0, 1, 0, 0, 0, 0], "yaxis": "y"}, {"line": {"color": "rgb(13, 8, 135)", "width": 1}, "mode": "lines", "name": "trig 0", "opacity": 0.7, "showlegend": true, "type": "scatter", "x": {"elided": "1999 int values"}, "xaxis": "x2", "y": {"elided": "1999 float values"}, "yaxis": "y2"}, {"line": {"color": "rgb(70, 3, 159)", "width": 1}, "mode": "lines", "name": "trig 1", "opacity": 0.7, "showlegend": true, "type": "scatter", "x": {"elided": "1999 int values"}, "xaxis": "x2", "y": {"elided": "1999 float values"}, "yaxis": "y2"}, {"line": {"color": "rgb(114, 1, 168)", "width": 1}, "mode": "lines", "name": "trig 2", "opacity": 0.7, "showlegend": true, "type": "scatter", "x": {"elided": "1999 int values"}, "xaxis": "x2", "y": {"elided": "1999 float values"}, "yaxis": "y2"}, {"line": {"color": "rgb(156, 23, 158)", "width": 1}, "mode": "lines", "name": "trig 3", "opacity": 0.7, "showlegend": true, "type": "scatter", "x": {"elided": "1999 int values"}, "xaxis": "x2", "y": {"elided": "1999 float values"}, "yaxis": "y2"}, {"line": {"color": "rgb(189, 55, 134)", "width": 1}, "mode": "lines", "name": "trig 4", "opacity": 0.7, "showlegend": true, "type": "scatter", "x": {"elided": "1999 int values"}, "xaxis": "x2", "y": {"elided": "1999 float values"}, "yaxis": "y2"}, {"line": {"color": "rgb(216, 87, 107)", "width": 1}, "mode": "lines", "name": "trig 5", "opacity": 0.7, "showlegend": true, "type": "scatter", "x": {"elided": "1999 int values"}, "xaxis": "x2", "y": {"elided": "1999 float values"}, "yaxis": "y2"}, {"line": {"color": "rgb(237, 121, 83)", "width": 1}, "mode": "lines", "name": "trig 6", "opacity": 0.7, "showlegend": true, "type": "scatter", "x": {"elided": "1999 int values"}, "xaxis": "x2", "y": {"elided": "1999 float values"}, "yaxis": "y2"}, {"line": {"color": "rgb(251, 159, 58)", "width": 1}, "mode": "lines", "name": "trig 7", "opacity": 0.7, "showlegend": true, "type": "scatter", "x": {"elided": "1999 int values"}, "xaxis": "x2", "y": {"elided": "1999 float values"}, "yaxis": "y2"}, {"line": {"color": "rgb(253, 202, 38)", "width": 1}, "mode": "lines", "name": "trig 8", "opacity": 0.7, "showlegend": true, "type": "scatter", "x": {"elided": "1999 int values"}, "xaxis": "x2", "y": {"elided": "1999 float values"}, "yaxis": "y2"}, {"line": {"color": "rgb(240, 249, 33)", "width": 1}, "mode": "lines", "name": "trig 9", "opacity": 0.7, "showlegend": true, "type": "scatter", "x": {"elided": "1999 int values"}, "xaxis": "x2", "y": {"elided": "1999 float values"}, "yaxis": "y2"}, {"line": {"color": "black", "dash": "dash", "width": 2.5}, "mode": "lines", "name": "Marginal P(tick)", "showlegend": true, "type": "scatter", "x": {"elided": "1999 int values"}, "xaxis": "x2", "y": {"elided": "1999 float values"}, "yaxis": "y2"}, {"marker": {"color": "rgba(50,100,220,0.35)"}, "name": "Target (3 ticks)", "showlegend": true, "type": "bar", "width": 1, "x": {"elided": "1999 int values"}, "xaxis": "x2", "y": {"elided": "1999 float values"}, "yaxis": "y2"}, {"marker": {"color": "blue", "line": {"color": "blue", "width": 1.5}, "size": 10, "symbol": "line-ns"}, "mode": "markers", "name": "Target ticks (rug)", "showlegend": true, "type": "scatter", "x": [1556, 1580, 1606], "xaxis": "x2", "y": [0.0, 0.0, 0.0], "yaxis": "y2"}], "layout": {"annotations": [{"font": {"size": 16}, "showarrow": false, "text": "ADC distribution", "x": 0.225, "xanchor": "center", "xref": "paper", "y": 1, "yanchor": "bottom", "yref": "paper"}, {"font": {"size": 16}, "showarrow": false, "text": "Tick probability  P(tick | pixel)", "x": 0.775, "xanchor": "center", "xref": "paper", "y": 1, "yanchor": "bottom", "yref": "paper"}], "barmode": "overlay", "height": 420, "legend": {"orientation": "h", "x": 1, "xanchor": "right", "y": 1.02, "yanchor": "bottom"}, "title": {"text": "pixel 1142532  |  NLL=41.4  (13.8/hit)  —  kb=0.0486"}, "width": 1050, "xaxis": {"anchor": "y", "domain": [0, 0.45], "title": {"text": "ADC"}}, "xaxis2": {"anchor": "y2", "domain": [0.55, 1], "title": {"text": "Tick"}}, "yaxis": {"anchor": "x", "domain": [0, 1], "title": {"text": "Expected hits"}}, "yaxis2": {"anchor": "x2", "domain": [0, 1], "title": {"text": "P(tick | pixel)"}}}}
